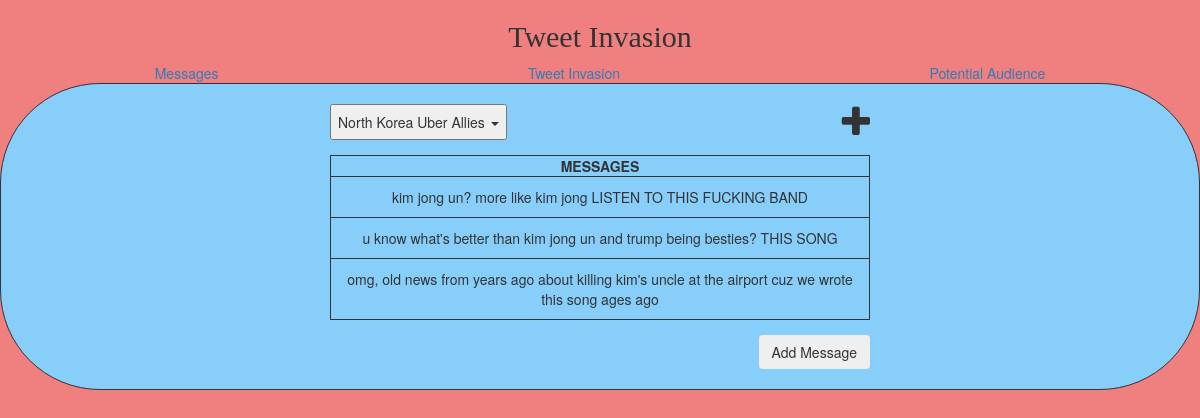
The page /messages/2 on the database its author committed.
### tables this page shows
CREATE TABLE "content" (
	"cID"	INTEGER NOT NULL PRIMARY KEY AUTOINCREMENT UNIQUE,
	"link"	TEXT,
	"title"	TEXT
);

CREATE TABLE "messages" (
	"mID"	INTEGER NOT NULL PRIMARY KEY AUTOINCREMENT UNIQUE,
	"messages"	TEXT,
	"cID"	INTEGER,
	FOREIGN KEY("cID") REFERENCES "content"("cID")
);

### tweetHome.py (the view)
@app.route('/messages/<id>')
def messages(id=None):
    final = getMessages(id)
    return render_template('messages.html', rows=final["rows"], content=final["content"], id=final["id"], title=final["title"])
    con.close()

### tweetHome.py (called while the page is built)
def getContent():
    con = sql.connect("TWIdatabase.db")
    con.row_factory = sql.Row
    cur = con.cursor()
    cur.execute('select title, cID from content')
    content = cur.fetchall()
    if len(content) == 0:
        content = 'empty'
    con.close()
    return content

def getMessages(id):
    if id is None:
        id = 1
    with sql.connect("TWIdatabase.db") as con:
        con.row_factory = sql.Row
        cur = con.cursor()
        cur.execute("select * from messages as m join content as c on c.cID = m.cID where c.cID = %s"% id)
        rows = cur.fetchall()
        content = getContent()
        if len(rows) == 0:
            cur.execute('select title from content where cID = %s'% id)
            title = cur.fetchone()
            title = title['title']
        else:
            title = rows[0]
    final = {
        "rows" : rows,
        "content" : content,
        "id": id,
        "title" : title
    }
    con.close()
    return final

### templates/messages.html (shortened to what this page needs)
{% extends 'home.html' %}
{% block content %}
    <div class='mainObject'>
        <div class='udContainer'>
            <div class="dropdown" style='margin-bottom: 15px; width: 100%; display: inline-flex; justify-content: space-between'>
                <button class="dropdown-toggle" type="button" data-toggle="dropdown">
                    {% if title is string %}
                        {{title}}
                    {% else %}
                        {{title.title}}
                    {% endif %}
                    <span class="caret"></span>
                </button>
                    <div><i class="fa fa-plus" data-toggle="modal" data-target="#newContent" style="font-size:36px"></i></div>
            </div>
            {% if title is string %}
                <div style='padding:30px; font-size:1.5em'>No messages here, write one!</div>
            {% else %}
                <table style='width:100%'>
                    <thead>
                        <th style='text-align:center'>
                            <div ><b>MESSAGES</b></div>
                        </th>
                    </thead>
                    {% for row in rows %}
                        <tr>
                            <td>{{row['messages']}}</td>
                        </tr>
                    {% endfor %}
                </table>
            {% endif %}
            <div style='width:fit-content; float:right; margin-top:15px'>
                <button class="btn" type='button' data-toggle="modal" data-target="#newMessage">Add Message</button>
            </div>
        </div>
    </div>
{% endblock %}

### static/style.css (style rules this page uses)
.mainObject { padding: 20px; margin: auto; text-align: center; }
.udContainer td { padding:10px !important; border: 0.5px solid; }
.udContainer th { border: 0.5px solid; }
.udContainer { width:45vw; margin:auto; overflow:hidden; text-align:center }
.udContainer tr { border:solid 1px }

### rows shown on the page
content: title "North Korea Uber Allies"
messages: messages "kim jong un? more like kim jong LISTEN TO THIS FUCKING BAND"
messages: messages "u know what's better than kim jong un and trump being besties? THIS SONG"
messages: messages "omg, old news from years ago about killing kim's uncle at the airport cuz we wrote this song ages ago"
